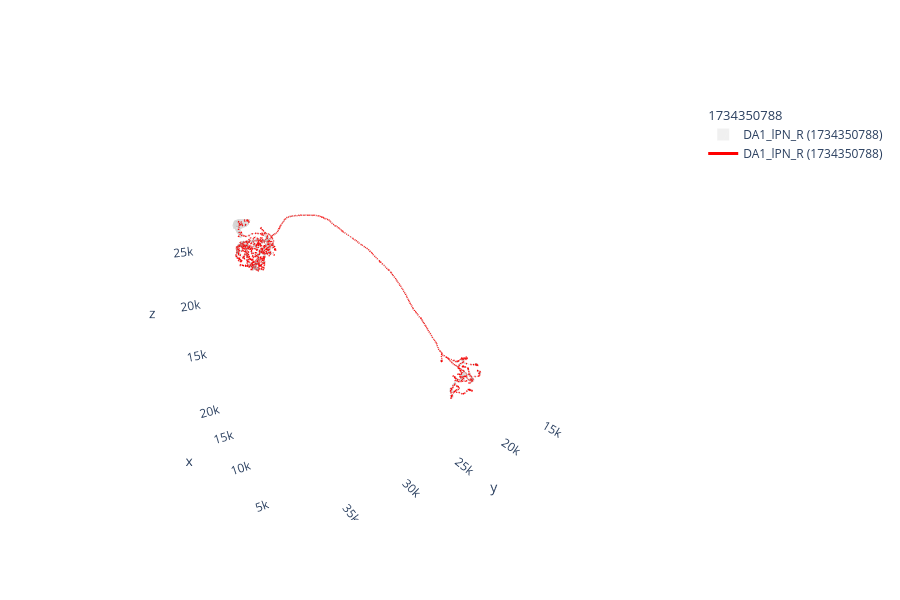

The notebook cell saved with this chart:
### Code cell
navis.plot3d([m, dp], color=[(0.7, 0.7, 0.7, 0.2),'r'])

### Figure 1 — Plotly figure (JSON) as saved in the notebook; plotly's stock layout.template omitted (floating-point values rounded to 4 significant figures; data arrays with more than 128 entries replaced by an {"elided": "..."} marker saying what was removed)
{"data": [{"color": "rgba(178, 178, 178, 0.2)", "hoverinfo": "none", "hovertext": " ", "i": {"elided": "13054 int values"}, "j": {"elided": "13054 int values"}, "k": {"elided": "13054 int values"}, "legendgroup": "1734350788", "legendgrouptitle": {"text": "1734350788"}, "name": "DA1_lPN_R (1734350788)", "showlegend": true, "type": "mesh3d", "x": {"elided": "6309 float values"}, "y": {"elided": "6309 float values"}, "z": {"elided": "6309 float values"}}, {"hoverinfo": "none", "hovertext": " ", "legendgroup": "1734350788", "legendgrouptitle": {"text": "1734350788"}, "line": {"color": "rgb(255,0,0)", "dash": "solid", "width": 3}, "mode": "lines", "name": "DA1_lPN_R (1734350788)", "opacity": 1, "showlegend": true, "type": "scatter3d", "x": {"elided": "3210 float values"}, "y": {"elided": "3210 float values"}, "z": {"elided": "3210 float values"}}], "layout": {"autosize": true, "height": 600, "legend": {"bgcolor": "rgba(0,0,0,0)", "orientation": "v"}, "paper_bgcolor": "rgba(0,0,0,0)", "plot_bgcolor": "rgba(0,0,0,0)", "scene": {"aspectmode": "data", "aspectratio": {"x": 1, "y": 1, "z": 1}, "camera": {"eye": {"x": -1.743, "y": 1.071, "z": 0.71}, "up": {"x": 0, "y": 0, "z": 1}}, "xaxis": {"backgroundcolor": "rgb(240, 240, 240)", "gridcolor": "rgb(255, 255, 255)", "showbackground": false, "showgrid": false, "showline": false, "zerolinecolor": "rgb(255, 255, 255)"}, "yaxis": {"backgroundcolor": "rgb(240, 240, 240)", "gridcolor": "rgb(255, 255, 255)", "showbackground": false, "showgrid": false, "showline": false, "zerolinecolor": "rgb(255, 255, 255)"}, "zaxis": {"backgroundcolor": "rgb(240, 240, 240)", "gridcolor": "rgb(255, 255, 255)", "showbackground": false, "showgrid": false, "showline": false, "zerolinecolor": "rgb(255, 255, 255)"}}, "showlegend": true}}
